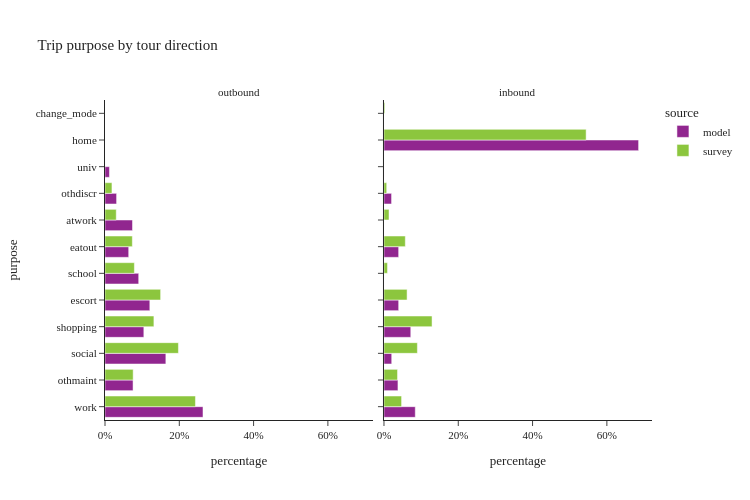

Source (notebook cell):
### Markdown cell above
- removed survey trips with no matching tours

### Code cell
util.plot_share_facetbar(trip_data, 'trip_weight', share_col="purpose", title="Trip purpose by tour direction", 
                         facet_col="tour_direction", facet_col_wrap=3, height=500)

### Figure 1 — Plotly figure (JSON) as saved in the notebook; plotly's stock layout.template omitted (floating-point values rounded to 4 significant figures)
{"data": [{"alignmentgroup": "True", "customdata": [[1598107], [457465], [992436], [633483], [730926], [549536], [386515], [448257], [188968], [72581]], "hovertemplate": "source=model<br>tour_direction=outbound<br>percentage=%{x}<br>purpose=%{y}<br>sample_size=%{customdata[0]}<extra></extra>", "legendgroup": "model", "marker": {"color": "#91268F", "pattern": {"shape": ""}}, "name": "model", "offsetgroup": "model", "orientation": "h", "showlegend": true, "textposition": "auto", "type": "bar", "x": [0.2638, 0.07551, 0.1638, 0.1046, 0.1206, 0.09071, 0.0638, 0.07399, 0.03119, 0.01198], "xaxis": "x", "y": ["work", "othmaint", "social", "shopping", "escort", "school", "eatout", "atwork", "othdiscr", "univ"], "yaxis": "y"}, {"alignmentgroup": "True", "customdata": [[570661], [254759], [141157], [4640857], [488386], [267967], [267603], [138395], [768]], "hovertemplate": "source=model<br>tour_direction=inbound<br>percentage=%{x}<br>purpose=%{y}<br>sample_size=%{customdata[0]}<extra></extra>", "legendgroup": "model", "marker": {"color": "#91268F", "pattern": {"shape": ""}}, "name": "model", "offsetgroup": "model", "orientation": "h", "showlegend": false, "textposition": "auto", "type": "bar", "x": [0.08429, 0.03763, 0.02085, 0.6854, 0.07213, 0.03958, 0.03952, 0.02044, 0.0001134], "xaxis": "x2", "y": ["work", "othmaint", "social", "home", "shopping", "escort", "eatout", "othdiscr", "univ"], "yaxis": "y2"}, {"alignmentgroup": "True", "customdata": [[3953], [1448], [4219], [2560], [1910], [782], [1442], [455], [301]], "hovertemplate": "source=survey<br>tour_direction=outbound<br>percentage=%{x}<br>purpose=%{y}<br>sample_size=%{customdata[0]}<extra></extra>", "legendgroup": "survey", "marker": {"color": "#8CC63E", "pattern": {"shape": ""}}, "name": "survey", "offsetgroup": "survey", "orientation": "h", "showlegend": true, "textposition": "auto", "type": "bar", "x": [0.2435, 0.07583, 0.1976, 0.1316, 0.1497, 0.07908, 0.07359, 0.0303, 0.01871], "xaxis": "x", "y": ["work", "othmaint", "social", "shopping", "escort", "school", "eatout", "atwork", "othdiscr"], "yaxis": "y"}, {"alignmentgroup": "True", "customdata": [[1263], [599], [2216], [12995], [2116], [852], [124], [1166], [334], [210], [55]], "hovertemplate": "source=survey<br>tour_direction=inbound<br>percentage=%{x}<br>purpose=%{y}<br>sample_size=%{customdata[0]}<extra></extra>", "legendgroup": "survey", "marker": {"color": "#8CC63E", "pattern": {"shape": ""}}, "name": "survey", "offsetgroup": "survey", "orientation": "h", "showlegend": false, "textposition": "auto", "type": "bar", "x": [0.0474, 0.03651, 0.08993, 0.5442, 0.1294, 0.06222, 0.009519, 0.05748, 0.01361, 0.007347, 0.002346], "xaxis": "x2", "y": ["work", "othmaint", "social", "home", "shopping", "escort", "school", "eatout", "atwork", "othdiscr", "change_mode"], "yaxis": "y2"}], "layout": {"annotations": [{"font": {}, "showarrow": false, "text": "outbound", "x": 0.245, "xanchor": "center", "xref": "paper", "y": 1.0, "yanchor": "bottom", "yref": "paper"}, {"font": {}, "showarrow": false, "text": "inbound", "x": 0.755, "xanchor": "center", "xref": "paper", "y": 1.0, "yanchor": "bottom", "yref": "paper"}], "barmode": "group", "height": 500, "legend": {"title": {"text": "source"}, "tracegroupgap": 0}, "title": {"text": "Trip purpose by tour direction"}, "width": 750, "xaxis": {"anchor": "y", "domain": [0.0, 0.49], "tickformat": ".0%", "title": {"text": "percentage"}}, "xaxis2": {"anchor": "y2", "domain": [0.51, 1.0], "matches": "x", "tickformat": ".0%", "title": {"text": "percentage"}}, "yaxis": {"anchor": "x", "domain": [0.0, 1.0], "title": {"text": "purpose"}}, "yaxis2": {"anchor": "x2", "domain": [0.0, 1.0], "matches": "y", "showticklabels": false}}}
